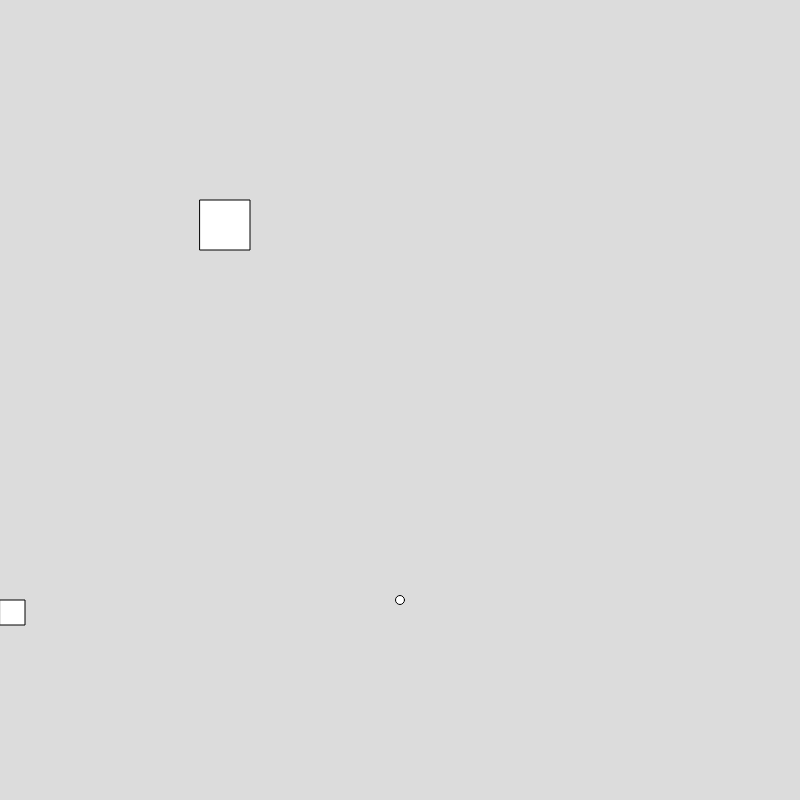
Frame 1 (no input)
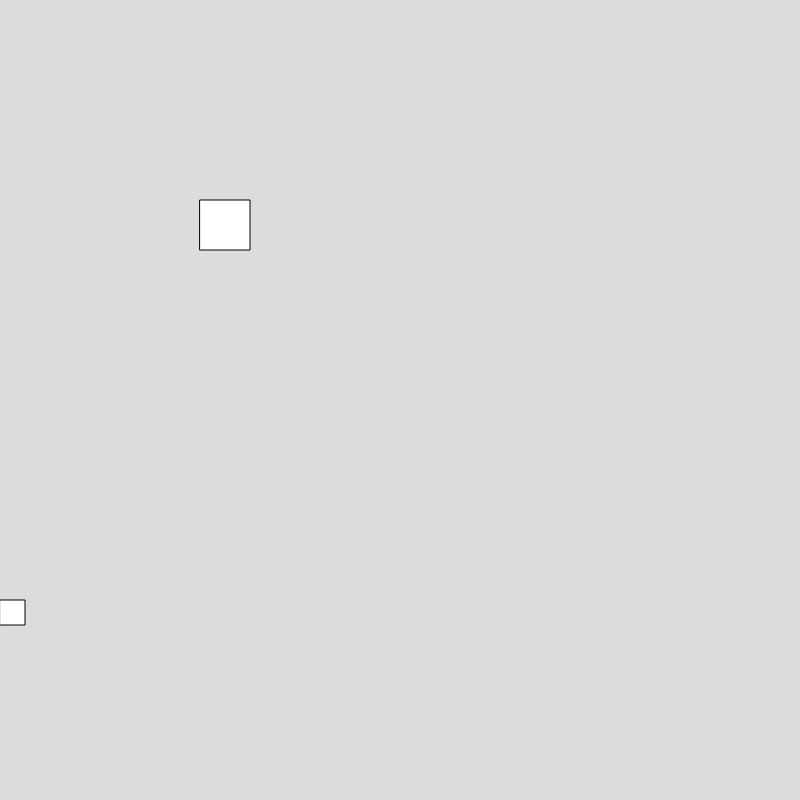
Frame 60 (no input)
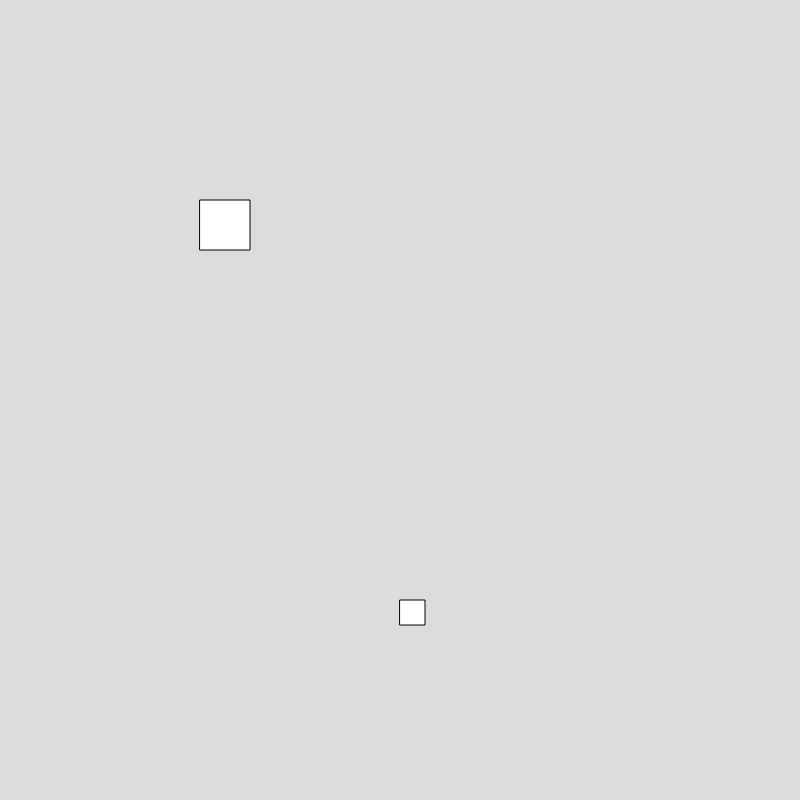
Frame 120 (the mouse pressed at the canvas centre since frame 60)

The p5.js sketch that drew these frames (run headless with seeded random() and noise() and a simulated clock; from frame 60 on, the mouse is pressed at the canvas centre):

// p5.js sketch
// ── sketch.js
function setup() {
  createCanvas(800, 800);
  noCursor()
}
var toyX=400
var toyY=600
var kittyX=200
var kittyY=200

function draw() {
  background(220);
  rect (mouseX, 600, 25, 25)
  ellipse (toyX,toyY, 9)
  toyY=toyY-700
  rect (kittyX, kittyY, 50, 50)
  if (toyX > kittyX && toyX < kittyX+50 && toyY < kittyY+ 50) {
  kittyX=random(700)
  kittyY=random(400)
  }
}
  
function mousePressed(){
  toyX= mouseX  
  toyY= 600
}
  
  
